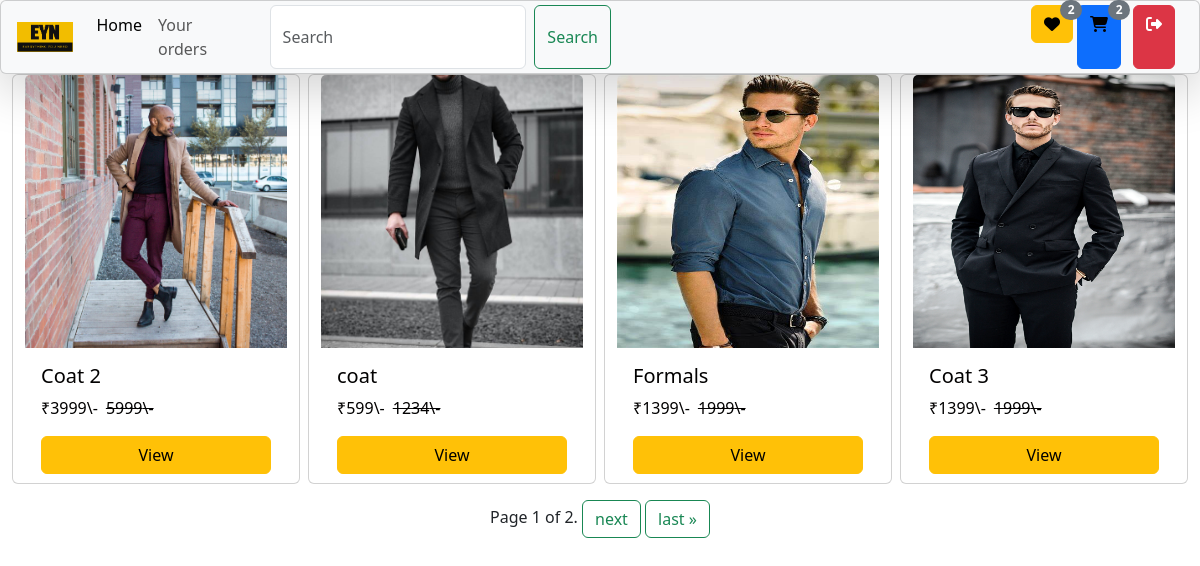
The page /products/Mens Winter Wear/ (signed in) on the database its author committed.
### home/models.py (models this page shows, shortened)
class BaseModel(models.Model):
    product_uuid = models.UUIDField(default=uuid.uuid4, editable=False, primary_key=True )
    created_at = models.DateField(auto_now_add=True)
    updated_at = models.DateField(auto_now_add=True)
    class Meta:
        abstract = True

class products(BaseModel):
    product_category = models.CharField(max_length=100)
    product_image = models.ImageField(upload_to="products", null=True, blank=True)
    product_image1 = models.ImageField(upload_to="products", null=True, blank=True)
    product_image2 = models.ImageField(upload_to="products", null=True, blank=True)
    product_name = models.CharField(max_length=100)
    real_price = models.IntegerField(default=1)
    discounted_price = models.IntegerField(default=1)
    product_description = models.TextField()
    size = models.CharField(max_length=100, default="medium")

### home/views.py (the view, shortened to what this page needs)
# urls.py: path('products/<product_category>/', products_page, name="products"),
@login_required(login_url='/login/')
def products_page(request, product_category):
    user = request.user
    product = products.objects.filter(product_category = product_category)
    paginator = Paginator(product, 4)  # Show 25 contacts per page.
    page_number = request.GET.get("page", 1)
    page_obj = paginator.get_page(page_number)
    context = {"products":page_obj}
    search_result = products.objects.all()
    searched = False
    length = len(cart_items.objects.filter(cart__user = user, cart__is_paid = False))
    w_length = len(wishlist.objects.filter(user=user))
    context["length"]=length
    context["w_length"] = w_length
    return render(request, "products.html",context=context)

### home/templates/products.html (shortened to what this page needs)
{% extends "base.html" %}
{% block start %}
<nav class="navbar navbar-expand-lg p-1 bg-body-tertiary fixed-top card shadow-lg">
  <div class="container-fluid">
    <a class="navbar-brand fs-4" href="/"><img src="/media/logo/EYN_edited.png" alt="..." style="height: 30px; margin-bottom: 4px;"></a>
      </div></a>
    <div class="sidebar offcanvas offcanvas-start" tabindex="-1" id="offcanvasNavbar" aria-labelledby="offcanvasNavbarLabel">
      <div class="offcanvas-body">
        <ul class="navbar-nav flex-grow-1 pe-3">
          <li class="nav-item">
            <a class="nav-link active" aria-current="page" href="/">Home</a>
          </li>
          <li class="nav-item">
            <a class="nav-link" href="/orders/">Your orders</a>
          </li>
        </ul>
        <form class="d-flex" role="search">
          <input class="form-control me-2" type="search" name="search" placeholder="Search" aria-label="Search">
          <button class="btn btn-outline-success" type="submit">Search</button>
        </form>
        <a href="/wishlist/"><div class="btn btn-warning icon1"><i class="fa-solid fa-heart"></i><span class="wishlist badge text-bg-secondary rounded-pill">{{w_length}}</span></div></a>
      <a href="/cart/"><div class="btn btn-primary mx-1"><i class="fa-solid fa-cart-shopping"></i>
        <span class="wishlist badge text-bg-secondary rounded-pill">{{length}}</span></a></div></a>
      <a class="btn btn-danger mx-2" href="/logout/"><i class="fa-solid fa-right-from-bracket"></i></a>
      </div>
</nav>
{% if searched %}
<div class="d-flex o-hide " style="justify-content: center;
margin-top: 66px;
">
    <div class="row d-flex infinite-container" style="justify-content: center;">
    {% for result in results %}
    <div class="card p_card mx-1 col-12 my-2 products-media">
    <a href="/product/{{result.product_uuid}}"><img src="/media/{{result.product_image}}" class="card-img-top" alt="..." >
        <div class="card-body">
            <h5 class="card-title">{{result.product_name}}</h5>
            <div class="d-flex">
              <p class="card-text">₹{{result.discounted_price}}\-</p>
              <strike><p class="card-text mx-2">{{result.real_price}}\-</p></strike>
            </div>
            <a href="/product/{{result.product_uuid}}" class="btn btn-warning bigCard d-flex" style="justify-content: center;">View</a>
        </div></a>
    </div>
  {% endfor %}
  </div>
  </div>
<div class="d-flex" style="justify-content: center;">
  <div class="pagination">
    <span class="step-links">
        {% if results.has_previous %}
            <a class="btn btn-outline-success my-2" href="?page=1">&laquo; first</a>
            <a class="btn btn-outline-success my-2" href="?page={{ results.previous_page_number }}">previous</a>
        {% endif %}
        <span class="current">
            Page {{ results.number }} of {{ results.paginator.num_pages }}.
        </span>
        {% if results.has_next %}
            <a class="btn btn-outline-success my-2" href="?page={{ results.next_page_number }}">next</a>
            <a class="btn btn-outline-success my-2" href="?page={{ results.paginator.num_pages }}">last &raquo;</a>
        {% endif %}
    </span>
</div>
</div>
{% else %}
<div class="d-flex o-hide " style="justify-content: center;
margin-top: 66px;
">
    <div class="row d-flex infinite-container" style="justify-content: center;">
    {% for product in products %}
    <div class="card p_card mx-1 my-2 products-media">
    <a href="/product/{{product.product_uuid}}"><img src="/media/{{product.product_image}}" class="card-img-top" alt="...">
        <div class="card-body">
            <h5 class="card-title">{{product.product_name}}</h5>
            <div class="d-flex">
              <p class="card-text">₹{{product.discounted_price}}\-</p>
              <strike><p class="card-text mx-2">{{product.real_price}}\-</p></strike>
            </div>
            <a href="/product/{{product.product_uuid}}" class="btn btn-warning bigCard d-flex" style="justify-content: center;">View</a>
        </div></a>
    </div>
  {% endfor %}
  </div>
  </div>
  <div class="d-flex" style="justify-content: center;">
    <div class="pagination">
      <span class="step-links">
          <span class="current">
              Page {{ products.number }} of {{ products.paginator.num_pages }}.
          </span>
          {% if products.has_next %}
              <a class="btn btn-outline-success my-2" href="?page={{ products.next_page_number }}">next</a>
              <a class="btn btn-outline-success my-2" href="?page={{ products.paginator.num_pages }}">last &raquo;</a>
          {% endif %}
      </span>
  </div>
</div>
  {% endif %}
{% endblock %}

### static/style.css (style rules this page uses)
.icon1 { margin-left: 420px; }
.bigCard { transition: 0.5s; }
.o-hide { overflow: hidden; }
.p_card { height: 410px; }
.p_card img { height: 263px; }
.products-media { width: 18rem; }
.products-media img { height: 273px; }
a { color: #020101; text-decoration: none; }
.wishlist.badge { position: absolute; top: -1px; }

### rows shown on the page
products: product_image (picture), product_name "Coat 2", discounted_price "3999", real_price "5999"
products: product_image (picture), product_name "coat", discounted_price "599", real_price "1234"
products: product_image (picture), product_name "Formals", discounted_price "1399", real_price "1999"
products: product_image (picture), product_name "Coat 3", discounted_price "1399", real_price "1999"

### other values the page prints
{{ w_length }} "2"
{{ length }} "2"
{{ products.number }} "1"
{{ products.paginator.num_pages }} "2"
